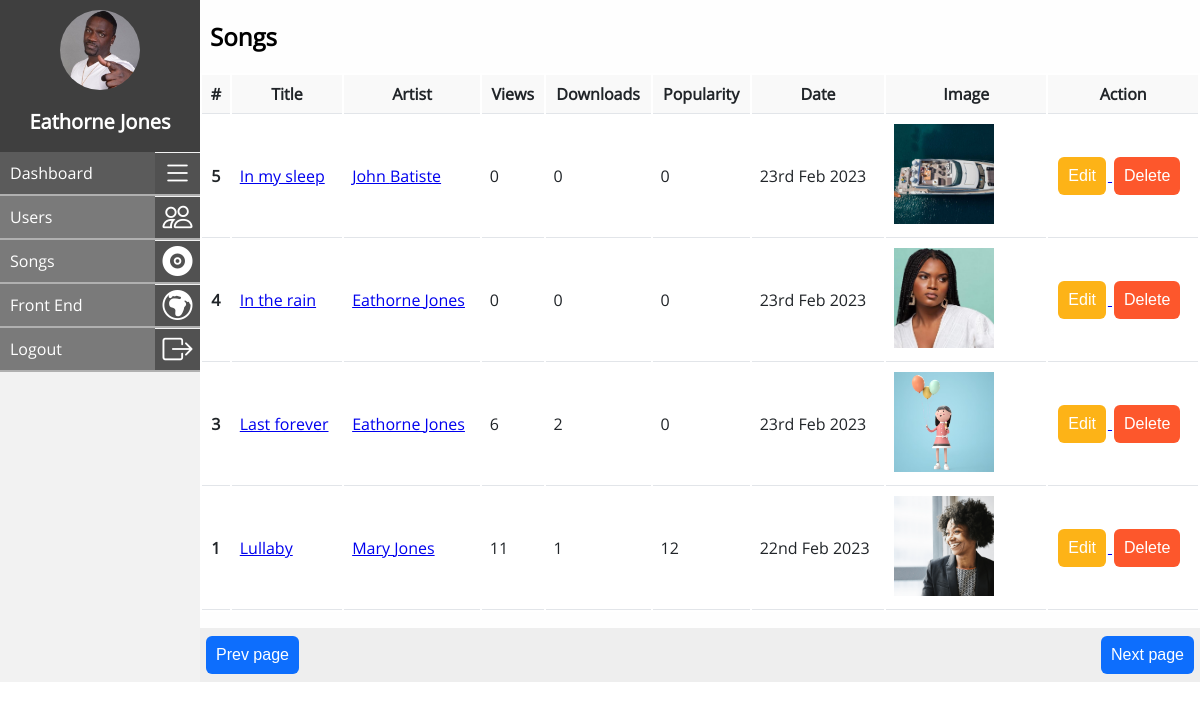
The page /admin.php?section=songs (signed in) on the database its author committed.
### tables this page shows
CREATE TABLE `songs` (
  `id` int(11) NOT NULL,
  `user_id` int(11) NOT NULL,
  `file` varchar(1024) NOT NULL,
  `image` varchar(1024) NOT NULL,
  `title` varchar(100) NOT NULL,
  `views` int(11) NOT NULL DEFAULT 0,
  `downloads` int(11) NOT NULL DEFAULT 0,
  `popularity` int(11) NOT NULL DEFAULT 0,
  `date` datetime DEFAULT NULL
);

CREATE TABLE `users` (
  `id` int(11) NOT NULL,
  `username` varchar(30) NOT NULL,
  `first_name` varchar(30) NOT NULL,
  `last_name` varchar(30) NOT NULL,
  `email` varchar(100) NOT NULL,
  `password` varchar(255) NOT NULL,
  `role` varchar(6) NOT NULL,
  `date` datetime NOT NULL,
  `image` varchar(1024) DEFAULT NULL
);

### functions.php (called while the page is built, shortened)
<?php
$page_number = $_GET['page'] ?? 1;
$page_number = (int)$page_number;
function get_image($path)
{
	if(file_exists($path ?? ''))
		return $path;
	return 'assets/images/no_image.jpg?1';
}
function esc($str)
{
	return htmlspecialchars($str);
}
function query($query)
{
	global $con;
	$result = mysqli_query($con, $query);
	if(!is_bool($result))
	{
		if(mysqli_num_rows($result) > 0)
		{
			$rows = [];
			while($row = mysqli_fetch_assoc($result))
			{
				$rows[] = $row;
			}
			return $rows;
		}
	}
	return false;
}

### includes/songs.php (the view, shortened to what this page needs)
<?php
	$limit = 30;
	$offset = ($page_number - 1) * $limit;
	$query = "select * from songs order by id desc limit $limit offset $offset ";
	$songs = query($query);
 	if(!empty($songs))
 	{
 		foreach ($songs as $key => $row) {
 			$id = $row['user_id'];
 			$query = "select * from users where id = '$id' limit 1";
 			$artist = query($query);
 			if(!empty($artist))
 			{
 				$songs[$key]['artist'] = $artist[0];
 			}
 		}
 	}
?>
<table class="item_class_0"  >
	<thead >
		<tr >
			<th scope="col" >
				#
			</th>
			<th scope="col" >
				Title
			</th>
			<th scope="col" >
				Artist
			</th>
			<th scope="col" >
				Views
			</th>
			<th scope="col" >
				Downloads
			</th>
			<th scope="col" >
				Popularity
			</th>
			<th scope="col" >
				Date
			</th>
			<th  class="class_19">
				Image
			</th>
			<th >
				Action
			</th>
		</tr>
	</thead>
	<tbody >
		<?php if(!empty($songs)):?>
			<?php foreach($songs as $song):?>
				<tr >
					<th >
						<?=$song['id']?>
					</th>
					<td >
						<a href="song.php?id=<?=$song['id']?>">
							<?=esc($song['title'])?>
						</a>
					</td>
					<td >
						<a href="profile.php?id=<?=$song['artist']['id']?>">
							<?=esc($song['artist']['first_name'] ?? 'Unknown')?>
							<?=esc($song['artist']['last_name'] ?? '')?>
						</a>
					</td>
					<td >
						<?=esc($song['views'])?>
					</td>
					<td >
						<?=esc($song['downloads'])?>
					</td>
					<td >
						<?=esc($song['popularity'])?>
					</td>
					<td >
						<?=date("jS M Y",strtotime($song['date']))?>
					</td>
					<td >
						<img src="<?=get_image($song['image'])?>" class="class_20" >
					</td>
					<td >
						<a href="upload.php?id=<?=$song['id']?>&mode=edit">
							<button class="class_21"  >
								Edit
							</button>
						</a>
						<a href="upload.php?id=<?=$song['id']?>&mode=delete">
							<button class="class_22"  >
								Delete
							</button>
						</a>
					</td>
				</tr>
			<?php endforeach?>
		<?php endif?>
	</tbody>
</table>
<div class="class_23" >
	<a href="admin.php?section=songs&page=<?=($page_number-1)?>">
		<button class="class_25"  >
			Prev page
		</button>
	</a>
	<a href="admin.php?section=songs&page=<?=($page_number+1)?>">
		<button class="class_26"  >
			Next page
		</button>
	</a>
</div>

### assets_admin/css/styles.css (style rules this page uses)
body { font-family: opensans; font-size: 16px; margin:0px; padding:0px; word-break: break-word; word-wrap: break-word; }
.item_class_0 > :not(caption) > * > * { padding: .5rem .5rem; border-bottom-width: 1px; }
tbody, td, tfoot, th, thead, tr { border-color: #e2e5e9; border-style: solid; border-width: 0; }
.item_class_0 thead { background-color: #f9f9f9; }
.item_class_0 { background-color: #fff; width: 100%; margin-bottom: 1rem; color: #212529; vertical-align: top; }
.class_19 { width: 160px; }
.class_20 { width: 100px; height: 100px; object-fit: cover; }
.class_21 { font-size: 16px; padding: 10px; border: medium none; color: rgb(255, 255, 255); background-color: rgb(253, 179, 23); border-radius: 6px; margin: 0.25rem 0.125rem; cursor: pointer; }
.class_22 { font-size: 16px; padding: 10px; border: medium none; color: rgb(255, 255, 255); background-color: rgb(253, 87, 44); border-radius: 6px; margin: 0.25rem 0.125rem; cursor: pointer; }
.class_23 { padding: 4px; background-color: #eee; }
.class_25 { cursor: pointer; font-size: 16px; padding: 10px; border: medium none; color: rgb(255, 255, 255); background-color: rgb(13, 110, 253); border-radius: 6px; margin: 0.25rem 0.125rem; float: none; }
.class_26 { cursor: pointer; font-size: 16px; padding: 10px; border: medium none; color: rgb(255, 255, 255); background-color: rgb(13, 110, 253); border-radius: 6px; margin: 0.25rem 0.125rem; float: right; }

### rows shown on the page
songs: id "5", title "In my sleep", user.first_name "John", user.last_name "Batiste", views "0", downloads "0", popularity "0", date "23rd Feb 2023", image (picture)
songs: id "4", title "In the rain", user.first_name "Eathorne", user.last_name "Jones", views "0", downloads "0", popularity "0", date "23rd Feb 2023", image (picture)
songs: id "3", title "Last forever", user.first_name "Eathorne", user.last_name "Jones", views "6", downloads "2", popularity "0", date "23rd Feb 2023", image (picture)
songs: id "1", title "Lullaby", user.first_name "Mary", user.last_name "Jones", views "11", downloads "1", popularity "12", date "22nd Feb 2023", image (picture)

### other values the page prints
user('first_name') "Eathorne"
user('last_name') "Jones"
$section "Songs"
